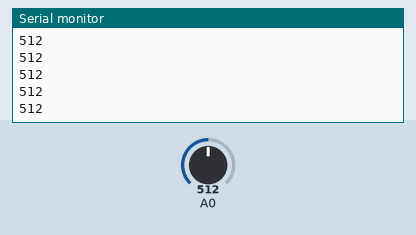
A sketch run on a simulated Arduino Uno, built with avr-gcc and run on an emulated ATmega328P. Shown: the last lines printed to the serial monitor. Inputs (shaded band) come from the test bench; at power-on: A0 = 512.

Above: at 1.2 s.
1.3 s: A0 set to 716
At 1.8 s:
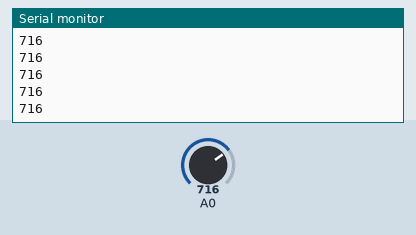
2.8 s: A0 set to 900
At 3.6 s:
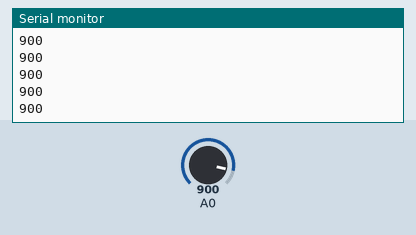
Timing chart, 0 to 5.8 s (numbered marks = the images above; inputs shaded):
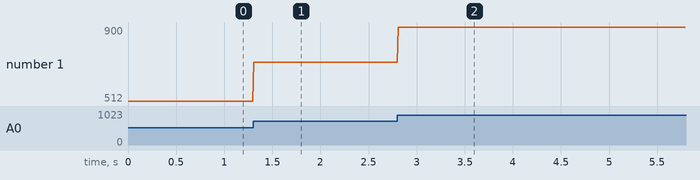

The sketch:

fwd_kin.ino
```cpp
const int cutoff = 10;   // noise threshold

void setup() {
  Serial.begin(9600);
}

void loop() {
  int raw = analogRead(A0);

  if (raw <= cutoff) {
    raw = 0;   // kill noise
  }

  Serial.println(raw);
  delay(10);
}
```

Measured:
- after the input at 1.3 s, the serial monitor: prints a new line at once (image 1)
- after the input at 2.8 s, the serial monitor: prints a new line at once (image 2)
- plotted number 1: 512 → 716 after the input at 1.3 s, 716 → 900 after the input at 2.8 s
